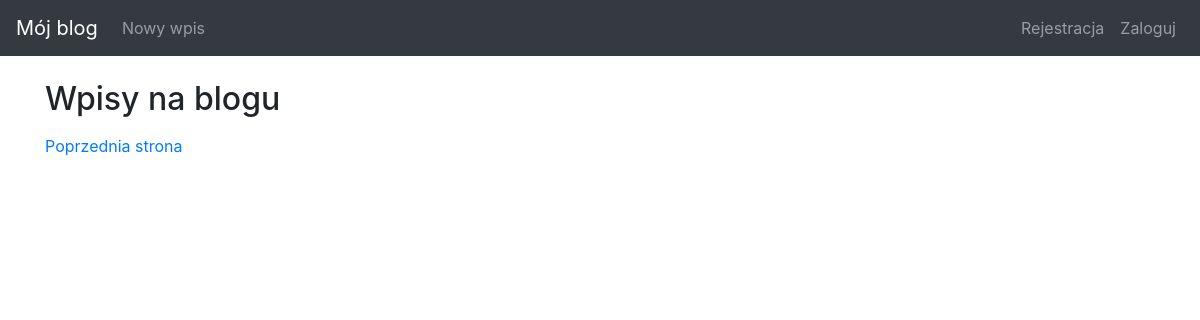
The app's page /page/6, older data.
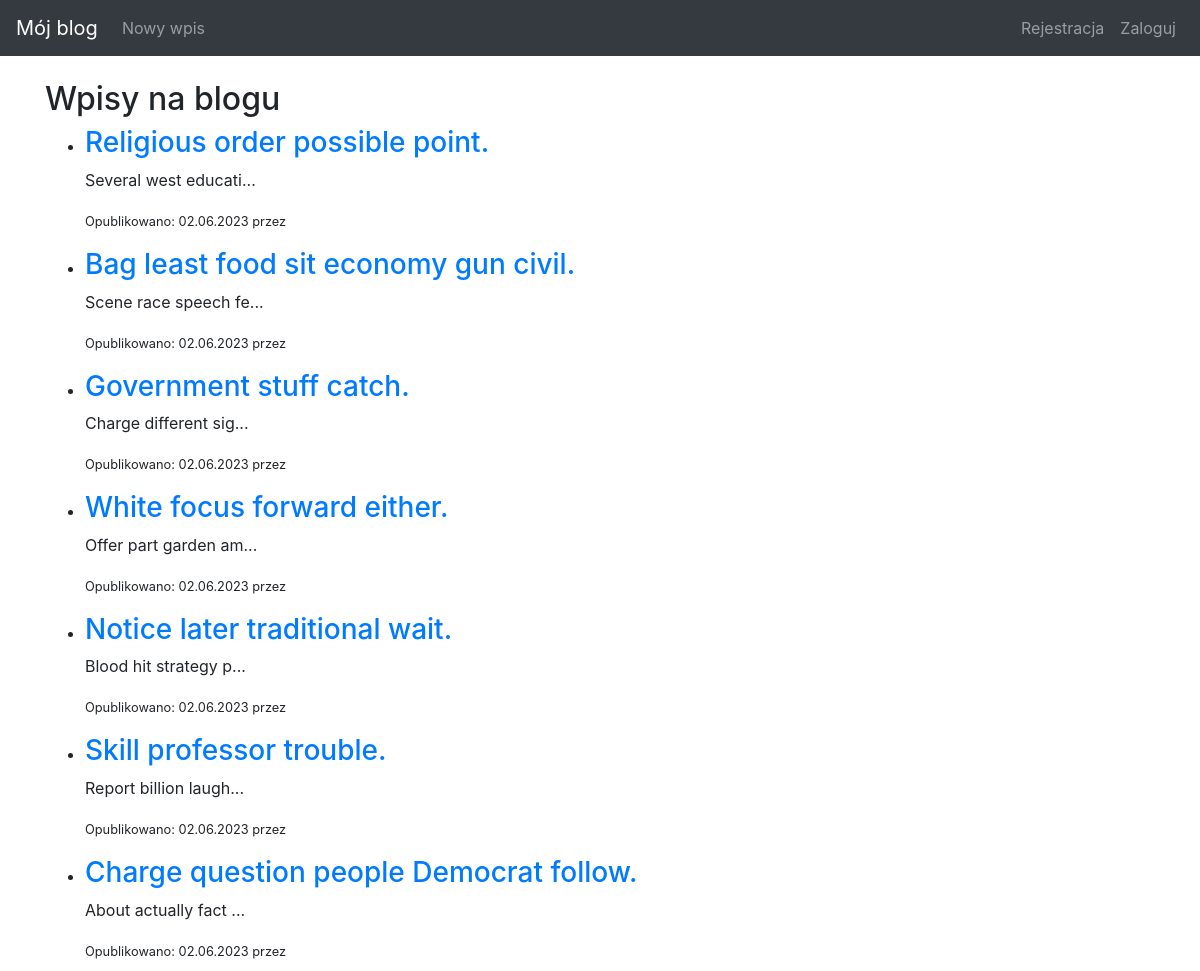
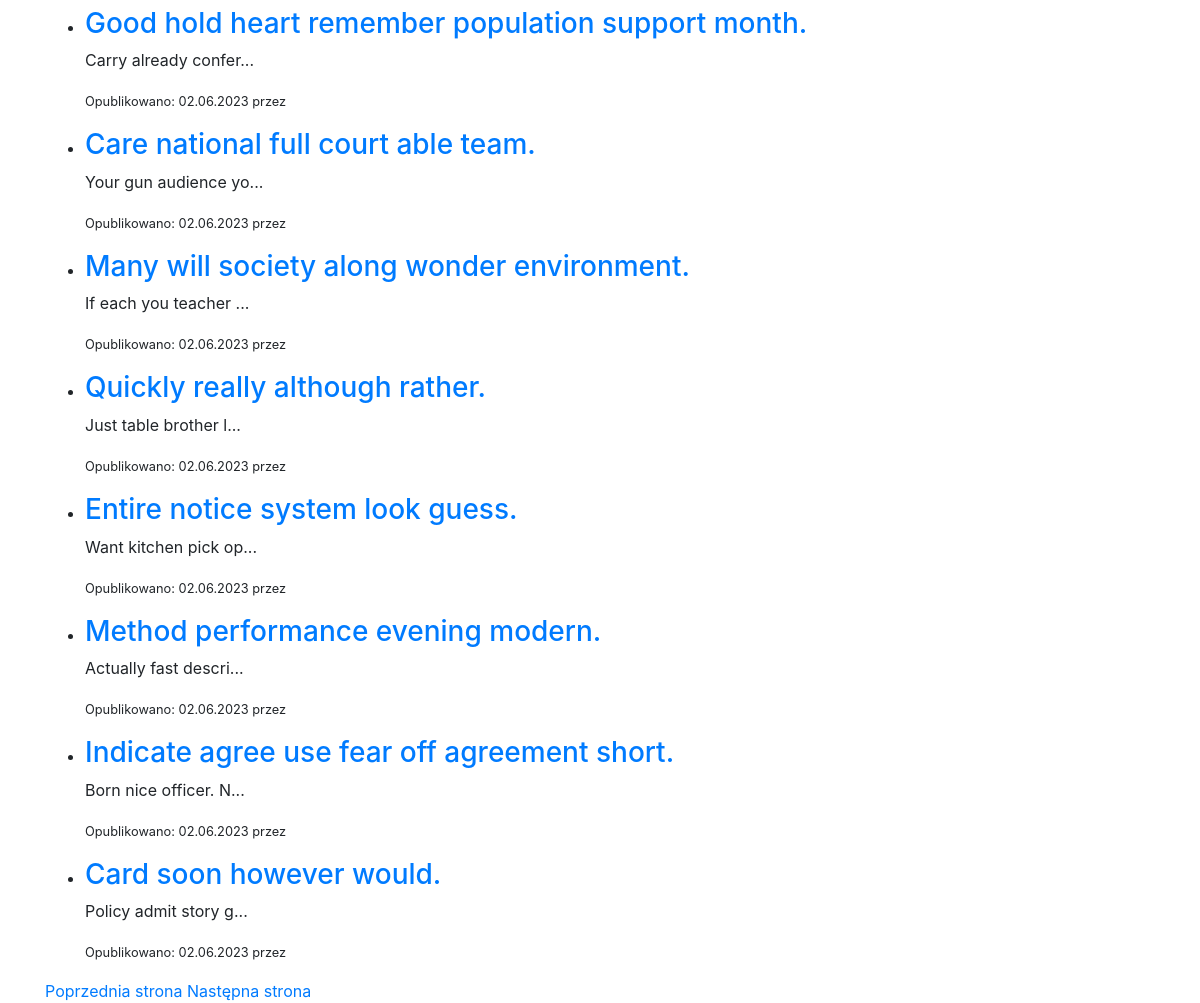
The same page, newer data (2 pictures, top to bottom).
### blog/models.py (models this page shows, shortened)
class Entry(db.Model):
    id = db.Column(db.Integer, primary_key=True)
    title = db.Column(db.String(80), nullable=False)
    body = db.Column(db.Text, nullable=False)
    pub_date = db.Column(db.DateTime, nullable=False, default=datetime.datetime.utcnow)
    is_published = db.Column(db.Boolean, default=False)
    user_id = db.Column(db.Integer, db.ForeignKey('user.id'))
    author = db.relationship('User', backref='posts')
    def get_absolute_url(self):
        return url_for('entry_detail', entry_id=self.id)

### blog/routes.py (the view)
@app.route('/', defaults={'page': 1})
@app.route('/page/<int:page>')
def index(page):
    PER_PAGE = 15
    entries = Entry.query.order_by(Entry.pub_date.desc()).paginate(page=page, per_page=PER_PAGE, error_out=False)
    return render_template('entries.html', entries=entries)

### blog/templates/entries.html
{% extends "base.html" %}
{% block content %}
<h2>Wpisy na blogu</h2>
<ul>
{% for entry in entries.items %}
    <li>
        {% if entry.is_published %}
            <h3><a href="{{ entry.get_absolute_url() }}">{{ entry.title }}</a></h3>
            <p>{{ entry.body[:20] }}{% if entry.body|length > 20 %}...{% endif %}</p>
            <p><small>Opublikowano: {{ entry.pub_date.strftime('%d.%m.%Y') }} przez {{ entry.author.name }}</small></p>
            {% else %}
            <h3><a href="{{ entry.get_absolute_url() }}">{{ entry.title }}</a></h3>
            <p><small>Wpis czeka na publikację</small></p>
            {% endif %}
    </li>
{% endfor %}
</ul>
<div>
{% if entries.has_prev %}
    <a href="{{ url_for('index', page=entries.prev_num) }}">Poprzednia strona</a>
{% endif %}
{% if entries.has_next %}
    <a href="{{ url_for('index', page=entries.next_num) }}">Następna strona</a>
{% endif %}
</div>
{% endblock %}

Row changes from the older to the newer data that the page shows:
added Entry: title "Religious order possible point.", body "Several west educati", pub_date "02.06.2023"
added Entry: title "Bag least food sit economy gun civil.", body "Scene race speech fe", pub_date "02.06.2023"
added Entry: title "Government stuff catch.", body "Charge different sig", pub_date "02.06.2023"
added Entry: title "White focus forward either.", body "Offer part garden am", pub_date "02.06.2023"
added Entry: title "Notice later traditional wait.", body "Blood hit strategy p", pub_date "02.06.2023"
added Entry: title "Skill professor trouble.", body "Report billion laugh", pub_date "02.06.2023"
added Entry: title "Charge question people Democrat follow.", body "About actually fact", pub_date "02.06.2023"
added Entry: title "Good hold heart remember population support month.", body "Carry already confer", pub_date "02.06.2023"
added Entry: title "Care national full court able team.", body "Your gun audience yo", pub_date "02.06.2023"
added Entry: title "Many will society along wonder environment.", body "If each you teacher", pub_date "02.06.2023"
added Entry: title "Quickly really although rather.", body "Just table brother l", pub_date "02.06.2023"
added Entry: title "Entire notice system look guess.", body "Want kitchen pick op", pub_date "02.06.2023"
added Entry: title "Method performance evening modern.", body "Actually fast descri", pub_date "02.06.2023"
added Entry: title "Indicate agree use fear off agreement short.", body "Born nice officer. N", pub_date "02.06.2023"
added Entry: title "Card soon however would.", body "Policy admit story g", pub_date "02.06.2023"
Text that changed along with them:
text now shown: "Następna strona"
